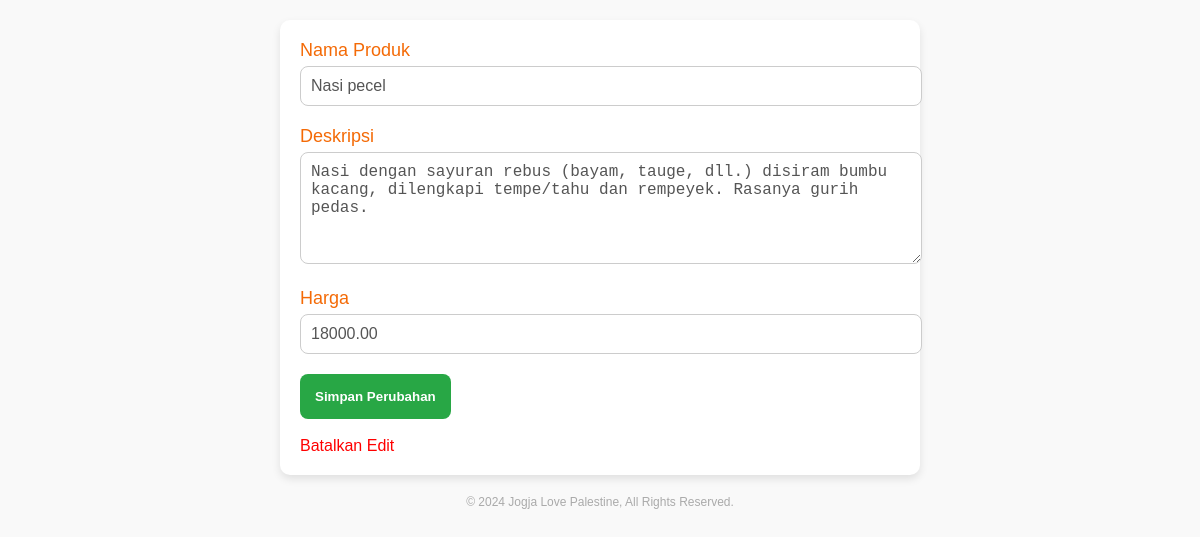
Screenshot of /account/edit-product.php?id=1 with the database file from the repository.
### tables this page shows
CREATE TABLE IF NOT EXISTS `produk` (
  `id` int NOT NULL AUTO_INCREMENT,
  `merchant_id` int NOT NULL,
  `nama_produk` varchar(100) NOT NULL,
  `deskripsi` text,
  `gambar_produk` varchar(255) DEFAULT NULL,
  `harga` decimal(10,2) NOT NULL,
  PRIMARY KEY (`id`),
  KEY `merchant_id` (`merchant_id`),
  CONSTRAINT `produk_ibfk_1` FOREIGN KEY (`merchant_id`) REFERENCES `merchants` (`id`) ON DELETE CASCADE
);

### account/edit-product.php (the view, shortened to what this page needs)
<?php
include 'db.php';
if (isset($_GET['id'])) {
    $product_id = $_GET['id'];
    $query = "SELECT * FROM produk WHERE id = '$product_id'";
    $result = mysqli_query($conn, $query);
    if (mysqli_num_rows($result) > 0) {
        $product = mysqli_fetch_assoc($result);
    } else {
        echo "Produk tidak ditemukan.";
        exit();
    }
} else {
    echo "ID produk tidak diberikan.";
    exit();
}
?>
<!DOCTYPE html>
<html lang="id">
<head>
</head>
<body>
    <div class="container">
        <form method="post">
            <div class="form-group">
                <label for="nama_produk">Nama Produk</label>
                <input type="text" name="nama_produk" id="nama_produk" value="<?php echo $product['nama_produk']; ?>" required>
            </div>
            <div class="form-group">
                <label for="deskripsi">Deskripsi</label>
                <textarea name="deskripsi" id="deskripsi" rows="5" required><?php echo $product['deskripsi']; ?></textarea>
            </div>
            <div class="form-group">
                <label for="harga">Harga</label>
                <input type="number" name="harga" id="harga" value="<?php echo $product['harga']; ?>" required>
            </div>
            <button type="submit" class="submit-button">Simpan Perubahan</button>
        </form>
        <br>
        <a style="color: red; text-decoration: none;" href="product-detail.php?id=<?php echo $product_id; ?>" class="map-button">Batalkan Edit</a>
    </div>
    <div class="footer">
        &copy; 2024 Jogja Love Palestine, All Rights Reserved.
    </div>
</body>
</html>

### account/edit-product.php (style rules this page uses)
body { font-family: 'Be Vietnam Pro', sans-serif; margin: 0; padding: 0; background-color: #f9f9f9; }
.container { max-width: 600px; margin: 20px auto; padding: 20px; background-color: #fff; border-radius: 10px; box-shadow: 0 4px 8px rgba(0, 0, 0, 0.1); }
.form-group { margin-bottom: 20px; }
.form-group label { font-size: 18px; color: #F46A06; }
.form-group input, .form-group textarea { width: 100%; padding: 10px; margin-top: 5px; border-radius: 8px; border: 1px solid #ccc; font-size: 16px; color: #555; }
.submit-button { display: block; text-align: center; padding: 15px; background-color: #28a745; color: #fff; border-radius: 8px; font-weight: bold; border: none; cursor: pointer; }
.footer { text-align: center; color: #aaa; font-size: 12px; }

### rows the page displays
produk: nama_produk "Nasi pecel", deskripsi "Nasi dengan sayuran rebus (bayam, tauge, dll.) disiram bumbu kacang, dilengkapi tempe/tahu dan rempeyek. Rasanya gurih pedas.", harga "18000.00"
